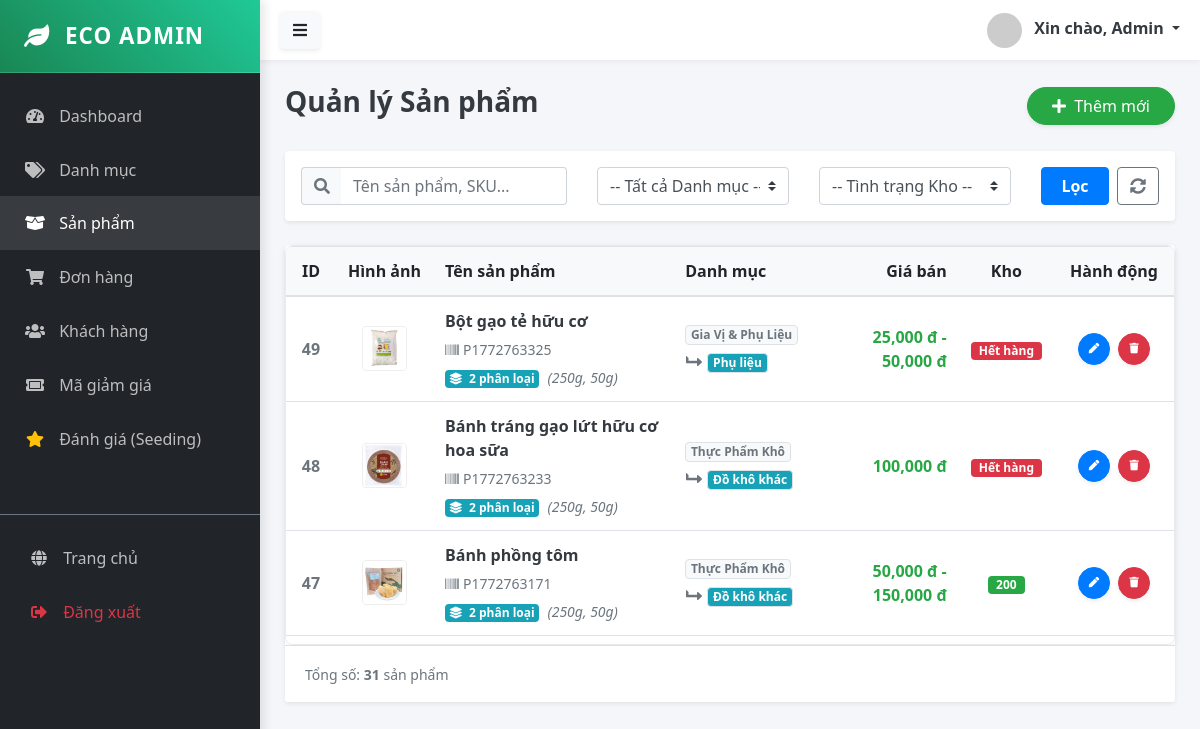
The app's page /public/admin/product (signed in) with its own data.
### tables this page shows
CREATE TABLE `products` (
  `id` bigint UNSIGNED NOT NULL,
  `sku` varchar(100) DEFAULT NULL,
  `name` varchar(300) NOT NULL,
  `brand` varchar(255) DEFAULT NULL,
  `slug` varchar(300) DEFAULT NULL,
  `description` text,
  `short_description` text,
  `category_id` bigint UNSIGNED DEFAULT NULL,
  `is_active` tinyint DEFAULT '1',
  `is_featured` tinyint DEFAULT '0',
  `meta` json DEFAULT NULL,
  `created_at` timestamp NULL DEFAULT CURRENT_TIMESTAMP,
  `updated_at` timestamp NULL DEFAULT CURRENT_TIMESTAMP ON UPDATE CURRENT_TIMESTAMP
);

CREATE TABLE `categories` (
  `id` bigint UNSIGNED NOT NULL,
  `name` varchar(200) DEFAULT NULL,
  `slug` varchar(200) DEFAULT NULL,
  `description` text,
  `parent_id` bigint UNSIGNED DEFAULT NULL,
  `image_url` text,
  `created_at` timestamp NULL DEFAULT CURRENT_TIMESTAMP,
  `updated_at` timestamp NULL DEFAULT CURRENT_TIMESTAMP ON UPDATE CURRENT_TIMESTAMP
);

### app/Controllers/Admin/ProductController.php (called while the page is built, shortened)
<?php
class ProductController extends Controller {
    public function index() {
        $productModel = $this->model('Product');
        $categoryModel = $this->model('Category');
        $filters = [
            'search' => trim($_GET['search'] ?? ''),
            'category_id' => $_GET['category_id'] ?? '',
            'stock_status' => $_GET['stock_status'] ?? ''
        ];
        $products = $productModel->getAllProducts($filters);
        $categories = $categoryModel->all();
        $this->view('admin/products/index', [
            'products' => $products,
            'categories' => $categories
        ]);
    }
}

### app/Core/App.php (called while the page is built, shortened)
<?php
class App {
    protected $controller = 'HomeController';
    protected $method = 'index';
    public function __construct() {
        $url = $this->parseUrl();
        if (isset($url[0]) && strtolower($url[0]) == 'admin') {
            array_shift($url);
            $folder = 'Admin';
            $this->controller = 'DashboardController';
            if (isset($url[0])) {
                $controllerName = $this->convertToPascalCase($url[0]) . 'Controller';
                if (file_exists('../app/Controllers/Admin/' . $controllerName . '.php')) {
                    $this->controller = $controllerName;
                    array_shift($url);
                }
            }
        }
        $file = '../app/Controllers/' . $folder . '/' . $this->controller . '.php';
        if (file_exists($file)) {
            $this->controller = new $class;
        } else {
            die("Lỗi 404: Controller '{$this->controller}' không tồn tại.");
        }
        $this->params = $url ? array_values($url) : [];
        call_user_func_array([$this->controller, $this->method], $this->params);
    }
    public function parseUrl() {
        if (isset($_GET['url'])) {
            return explode('/', filter_var(rtrim($_GET['url'], '/'), FILTER_SANITIZE_URL));
        }
        return [];
    }
    private function convertToPascalCase($string) {
        return str_replace(' ', '', ucwords(str_replace('-', ' ', $string)));
    }
}

### public/index.php (called while the page is built, shortened)
<?php
$app = new App();

### config/database.php (called while the page is built)
<?php
return [
    'host' => $_ENV['DB_HOST'] ?? 'localhost',
    'dbname' => $_ENV['DB_DATABASE'] ?? 'ecostore',
    'user' => $_ENV['DB_USERNAME'] ?? 'root',
    'pass' => $_ENV['DB_PASSWORD'] ?? '',
    'charset' => 'utf8mb4'
];

### app/Core/Database.php (called while the page is built, shortened)
<?php
class Database {
    private static $instance = null;
    private $connection;
    private function __construct() {
        $config = require __DIR__ . '/../../config/database.php';
        $dsn = "mysql:host={$config['host']};dbname={$config['dbname']};charset={$config['charset']}";
        try {
            $this->connection = new PDO($dsn, $config['user'], $config['pass']);
            $this->connection->setAttribute(PDO::ATTR_ERRMODE, PDO::ERRMODE_EXCEPTION);
            $this->connection->setAttribute(PDO::ATTR_DEFAULT_FETCH_MODE, PDO::FETCH_ASSOC);
        } catch (PDOException $e) {
            die("DB Connection Error: " . $e->getMessage());
        }
    }
    public static function getInstance() {
        if (!self::$instance) {
            self::$instance = new Database();
        }
        return self::$instance;
    }
    public function query($sql, $params = []) {
        try {
            $stmt = $this->connection->prepare($sql);
            $stmt->execute($params);
            return $stmt;
        } catch (PDOException $e) {
            die("Lỗi truy vấn SQL: " . $e->getMessage());
        }
    }
    public function fetchAll($sql, $params = []) {
        return $this->query($sql, $params)->fetchAll();
    }
}

### app/Core/Model.php (called while the page is built, shortened)
<?php
abstract class Model {
    public function __construct() {
        $this->db = Database::getInstance();
    }
}

### app/Models/Product.php (called while the page is built, shortened)
<?php
class Product extends Model {
    public function getAllProducts($filters = []) {
        $sql = "SELECT p.*, c.name as category_name, parent_c.name as parent_category_name,
                       MIN(v.price_cents) as min_price,
                       MAX(v.price_cents) as max_price,
                       COALESCE(SUM(v.stock), 0) as total_stock,
                       MIN(i.image_url) as image_url,
                       COUNT(v.id) as variant_count,
                       GROUP_CONCAT(v.name SEPARATOR ', ') as variant_names
                FROM products p
                LEFT JOIN categories c ON p.category_id = c.id
                LEFT JOIN categories parent_c ON c.parent_id = parent_c.id
                LEFT JOIN product_variants v ON p.id = v.product_id AND v.is_active = 1
                LEFT JOIN product_images i ON p.id = i.product_id
                WHERE 1=1";
        $params = [];
        $sql .= " GROUP BY p.id";
        $sql .= " ORDER BY p.id DESC";
        return $this->db->fetchAll($sql, $params);
    }
}

### app/Views/admin/products/index.php (the view, shortened to what this page needs)
<?php require_once '../app/Views/layouts/admin/sidebar.php'; ?>
<div class="d-flex justify-content-between align-items-center mb-4">
    <h3 class="text-dark font-weight-bold">Quản lý Sản phẩm</h3>
    <a href="/MY_WEB/public/admin/product/create" class="btn btn-success shadow-sm rounded-pill px-4">
        <i class="fas fa-plus mr-1"></i> Thêm mới
    </a>
</div>
<div class="card shadow-sm border-0 mb-4 bg-white">
    <div class="card-body p-3">
        <form method="GET" action="/MY_WEB/public/admin/product" class="row align-items-center">
            <div class="col-md-4 mb-2 mb-md-0">
                <div class="input-group">
                    <div class="input-group-prepend">
                        <span class="input-group-text bg-light border-right-0"><i class="fas fa-search text-muted"></i></span>
                    </div>
                    <input type="text" name="search" class="form-control border-left-0" placeholder="Tên sản phẩm, SKU..." value="<?= $_GET['search'] ?? '' ?>">
                </div>
            </div>
            <div class="col-md-3 mb-2 mb-md-0">
                <select name="category_id" class="form-control custom-select" onchange="this.form.submit()">
                    <option value="">-- Tất cả Danh mục --</option>
                </select>
            </div>
            <div class="col-md-3 mb-2 mb-md-0">
                <select name="stock_status" class="form-control custom-select" onchange="this.form.submit()">
                    <option value="">-- Tình trạng Kho --</option>
                </select>
            </div>
            <div class="col-md-2 d-flex">
                <button type="submit" class="btn btn-primary flex-grow-1 mr-2 font-weight-bold">Lọc</button>
                <a href="/MY_WEB/public/admin/product" class="btn btn-outline-secondary" title="Xóa bộ lọc"><i class="fas fa-sync-alt"></i></a>
            </div>
        </form>
    </div>
</div>
<div class="card shadow-sm border-0">
    <div class="card-body p-0">
        <div class="table-scroll-wrapper">
            <table class="table table-hover mb-0">
                <thead>
                    <tr>
                        <th class="text-center" width="50">ID</th>
                        <th class="text-center" width="80">Hình ảnh</th>
                        <th style="min-width: 200px;">Tên sản phẩm</th>
                        <th>Danh mục</th>
                        <th class="text-right">Giá bán</th>
                        <th class="text-center">Kho</th>
                        <th class="text-center" width="120">Hành động</th>
                    </tr>
                </thead>
                <tbody>
                    <?php if (!empty($products)): foreach ($products as $p): ?>
                    <tr>
                        <td class="text-center align-middle font-weight-bold text-muted"><?= $p['id'] ?></td>
                        <td class="text-center align-middle">
                            <?php $imgUrl = !empty($p['image_url']) ? "/MY_WEB/public/" . $p['image_url'] : "https://placehold.co/50"; ?>
                            <img src="<?= $imgUrl ?>" style="width: 45px; height: 45px; object-fit: cover; border-radius: 4px; border: 1px solid #eee;">
                        </td>
                        <td class="align-middle">
                            <div class="font-weight-bold text-dark mb-1"><?= htmlspecialchars($p['name']) ?></div>
                            <small class="text-muted"><i class="fas fa-barcode mr-1"></i><?= $p['sku'] ?? 'N/A' ?></small>
                            <?php if(isset($p['variant_count']) && $p['variant_count'] > 1): ?>
                                <div class="mt-1">
                                    <span class="badge badge-info"><i class="fas fa-layer-group mr-1"></i> <?= $p['variant_count'] ?> phân loại</span>
                                    <small class="text-muted font-italic ml-1">(<?= htmlspecialchars($p['variant_names'] ?? '') ?>)</small>
                                </div>
                            <?php else: ?>
                                <div class="mt-1">
                                    <span class="badge badge-secondary"><i class="fas fa-box mr-1"></i> Tiêu chuẩn</span>
                                </div>
                            <?php endif; ?>
                        </td>
                        <td class="align-middle">
                            <?php if (!empty($p['parent_category_name'])): ?>
                                <span class="badge badge-light border text-secondary mb-1 d-block" style="width: fit-content;">
                                    <?= htmlspecialchars($p['parent_category_name']) ?>
                                </span>
                                <i class="fas fa-level-up-alt fa-rotate-90 text-muted mx-1"></i>
                            <?php endif; ?>
                            <span class="badge badge-info border text-white">
                                <?= htmlspecialchars($p['category_name'] ?? 'Chưa phân loại') ?>
                            </span>
                        </td>
                        <td class="align-middle text-right text-success font-weight-bold">
                            <?php if(isset($p['min_price']) && isset($p['max_price']) && $p['min_price'] != $p['max_price']): ?>
                                <?= number_format($p['min_price']) ?> đ - <?= number_format($p['max_price']) ?> đ
                            <?php else: ?>
                                <?= number_format($p['min_price'] ?? ($p['price_cents'] ?? 0)) ?> đ
                            <?php endif; ?>
                        </td>
                        <td class="align-middle text-center">
                            <?php $stock = $p['total_stock'] ?? 0; ?>
                            <?php if ($stock > 10): ?>
                                <span class="badge badge-success px-2"><?= $stock ?></span>
                            <?php elseif ($stock > 0): ?>
                                <span class="badge badge-warning px-2 text-white"><?= $stock ?></span>
                            <?php else: ?>
                                <span class="badge badge-danger px-2">Hết hàng</span>
                            <?php endif; ?>
                        </td>
                        <td class="text-center align-middle">
                            <a href="/MY_WEB/public/admin/product/edit/<?= $p['id'] ?>" class="btn btn-primary btn-sm action-btn shadow-sm" title="Sửa">
                                <i class="fas fa-pen fa-xs"></i>
                            </a>
                            <a href="/MY_WEB/public/admin/product/delete/<?= $p['id'] ?>" class="btn btn-danger btn-sm action-btn shadow-sm ml-1 btn-delete" title="Xóa" onclick="return confirm('Bạn có chắc chắn muốn xóa?')">
                                <i class="fas fa-trash fa-xs"></i>
                            </a>
                        </td>
                    </tr>
                    <?php endforeach; endif; ?>
                </tbody>
            </table>
        </div>
    </div>
    <div class="card-footer bg-white py-3">
        <small class="text-muted">Tổng số: <strong><?= count($products) ?></strong> sản phẩm</small>
    </div>
</div>
<?php require_once '../app/Views/layouts/admin/footer.php'; ?>

### public/assets/css/admin.css (style rules this page uses)
:root { --primary-color: #0d6efd; --secondary-color: #6c757d; --success-color: #198754; --sidebar-bg: #212529; --sidebar-width: 260px; --header-height: 60px; }
body { font-family: 'Segoe UI', Tahoma, Geneva, Verdana, sans-serif; background-color: #f4f6f9; overflow-x: hidden; }
.table-scroll-wrapper { max-height: 400px; overflow-y: auto; border-radius: 8px; box-shadow: 0 2px 8px rgba(0,0,0,0.05); background: #fff; border: 1px solid #e9ecef; }
.table-scroll-wrapper thead th { position: sticky; top: 0; background-color: #f8f9fa; z-index: 2; border-bottom: 2px solid #dee2e6; white-space: nowrap; }
.action-btn { width: 32px; height: 32px; display: inline-flex; align-items: center; justify-content: center; border-radius: 50%; }

### records on screen
products: id "49", shows a picture, name "Bột gạo tẻ hữu cơ", sku "P1772763325", variant_count "2", variant_names "250g, 50g", categories.name "Gia Vị & Phụ Liệu", category.name "Phụ liệu", min_price "25,000", max_price "50,000", shows "Hết hàng"
products: id "48", shows a picture, name "Bánh tráng gạo lứt hữu cơ hoa sữa", sku "P1772763233", variant_count "2", variant_names "250g, 50g", categories.name "Thực Phẩm Khô", category.name "Đồ khô khác", min_price "100,000", shows "Hết hàng"
products: id "47", shows a picture, name "Bánh phồng tôm", sku "P1772763171", variant_count "2", variant_names "250g, 50g", categories.name "Thực Phẩm Khô", category.name "Đồ khô khác", min_price "50,000", max_price "150,000", stock "200"

### other values on screen
$_SESSION['admin_name'] "Admin"
count($products) "31"
